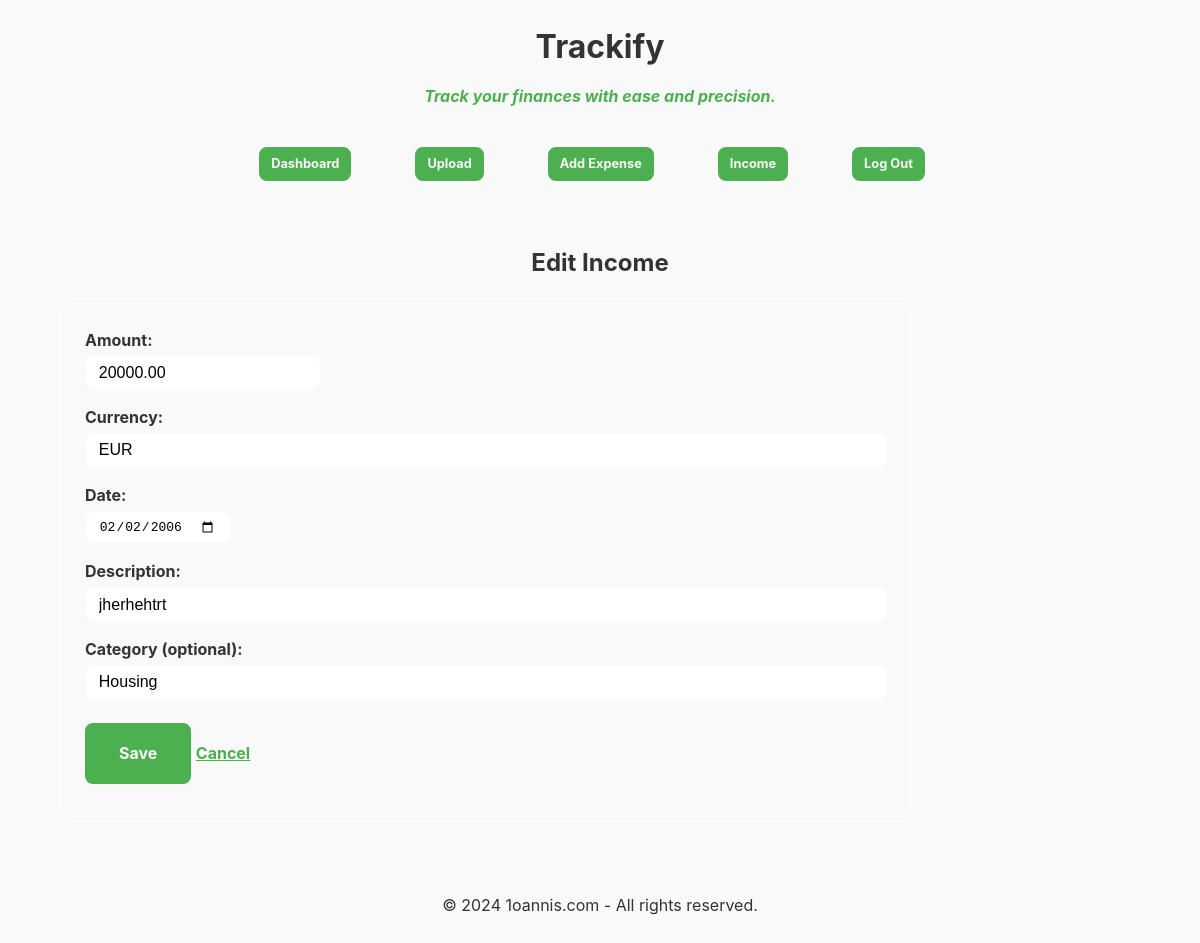
The app's page /core/income/edit/1/ (signed in) with its own data.
### core/models.py (models this page shows, shortened)
class Income(models.Model):
    user = models.ForeignKey(User, on_delete=models.CASCADE)
    amount = models.DecimalField(max_digits=10, decimal_places=2)
    currency = models.CharField(max_length=3, default="INR")
    income_date = models.DateField()
    description = models.CharField(max_length=255, default="", blank=True)  # ✅ fixed here
    category = models.CharField(max_length=100, blank=True, null=True)
    created_at = models.DateTimeField(auto_now_add=True)
    updated_at = models.DateTimeField(auto_now=True)
    objects = models.Manager()

### core/views.py (the view)
# urls.py: path('income/edit/<int:income_id>/', views.edit_income, name='edit_income'),
@login_required
def edit_income(request, income_id):
    income = Income.objects.get(id=income_id, user=request.user)
    if request.method == "POST":
        form = IncomeEditForm(request.POST, instance=income)
        if form.is_valid():
            form.save()
            return redirect("income_detail", income_id=income_id)
        else:
            log.error("Form errors: %s", form.errors)
    else:
        form = IncomeEditForm(instance=income)
    return render(request, "edit_income.html", {"form": form, "income": income})

### core/forms.py
class IncomeEditForm(forms.ModelForm):
    class Meta:
        model = Income
        fields = ['amount', 'currency', 'income_date', 'description', 'category']
        widgets = {
            'income_date': forms.DateInput(attrs={'type': 'date'}),
        }

### core/templates/edit_income.html (shortened to what this page needs)
{% extends 'base.html' %}
{% block content %}
<div class="container">
    <h2>Edit Income</h2>
    <form method="post">
        <div class="form-group">
            <label for="id_amount">Amount:</label>
            <input type="number" id="id_amount" name="amount" step="0.01" value="{{ income.amount }}" required>
        </div>
        <div class="form-group">
            <label for="id_currency">Currency:</label>
            <input type="text" id="id_currency" name="currency" value="{{ income.currency }}" required>
        </div>
        <div class="form-group">
            <label for="id_income_date">Date:</label>
            <input type="date" id="id_income_date" name="income_date" value="{{ income.income_date|date:'Y-m-d' }}" required>
        </div>
        <div class="form-group">
            <label for="id_description">Description:</label>
            <input type="text" id="id_description" name="description" value="{{ income.description }}" required>
        </div>
        <div class="form-group">
            <label for="id_category">Category (optional):</label>
            <input type="text" id="id_category" name="category" value="{{ income.category }}">
        </div>
        <div class="form-group">
            <button type="submit">Save</button>
            <a href="{% url 'income_detail' income.id %}" class="button">Cancel</a>
        </div>
    </form>
</div>
{% endblock %}

### core/static/css/mvp.css (style rules this page uses)
:root { --active-brightness: 0.85; --border-radius: 8px; --box-shadow: 0 4px 12px rgba(0, 0, 0, 0.1); --color-accent: #4CAF5015; --color-bg: #f9f9f9; --color-bg-secondary: #ffffff; --color-link: #4CAF50; --color-secondary: #FF9800; --color-secondary-accent: #FF98000b; --color-shadow: #e8f5e8; --color-table: #4CAF50; --color-text: #333; --color-text-secondary: #666; --color-scrollbar: #c8e6c9; --font-family: -apple-system, BlinkMacSystemFont, "Segoe UI", Roboto, Oxygen-Sans, Ubuntu, Cantarell, "Helvetica Neue", sans-serif; --hover-brightness: 1.1; --justify-important: center; --justify-normal: left; --line-height: 1.6; --width-card: 285px; --width-card-medium: 460px; --width-card-wide: 800px; --width-content: 1080px; }
html { scroll-behavior: smooth; }
body { background: var(--color-bg); color: var(--color-text); font-family: var(--font-family); line-height: var(--line-height); margin: 0; overflow-x: hidden; padding: 0; }
h1, h2, h3, h4, h5, h6 { line-height: var(--line-height); text-wrap: balance; }
a { color: var(--color-link); display: inline-block; font-weight: bold; text-decoration: underline; }
a b, a em, a i, a strong, button, input[type="submit"] { border-radius: var(--border-radius); display: inline-block; font-size: medium; font-weight: bold; line-height: var(--line-height); margin: 0.5rem 0; padding: 1rem 2rem; }
button, input[type="submit"] { font-family: var(--font-family); }
a b, a strong, button, input[type="submit"] { background-color: var(--color-link); border: 2px solid var(--color-link); color: var(--color-bg); }
form { border: 1px solid var(--color-bg-secondary); border-radius: var(--border-radius); box-shadow: var(--box-shadow) var(--color-shadow); display: block; max-width: var(--width-card-wide); min-width: var(--width-card); padding: 1.5rem; text-align: var(--justify-normal); }
input, label, select, textarea { display: block; font-size: inherit; max-width: var(--width-card-wide); }
input, select, textarea { border: 1px solid var(--color-bg-secondary); border-radius: var(--border-radius); margin-bottom: 1rem; padding: 0.4rem 0.8rem; }
input[type="text"], input[type="password"], textarea { width: calc(100% - 1.6rem); }
label { font-weight: bold; margin-bottom: 0.2rem; }
* { scrollbar-width: thin; scrollbar-color: var(--color-scrollbar) transparent; }

### records on screen
Income: amount "20000.00", currency "EUR", income_date "02/02/2006", description "jherhehtrt", category "Housing"
